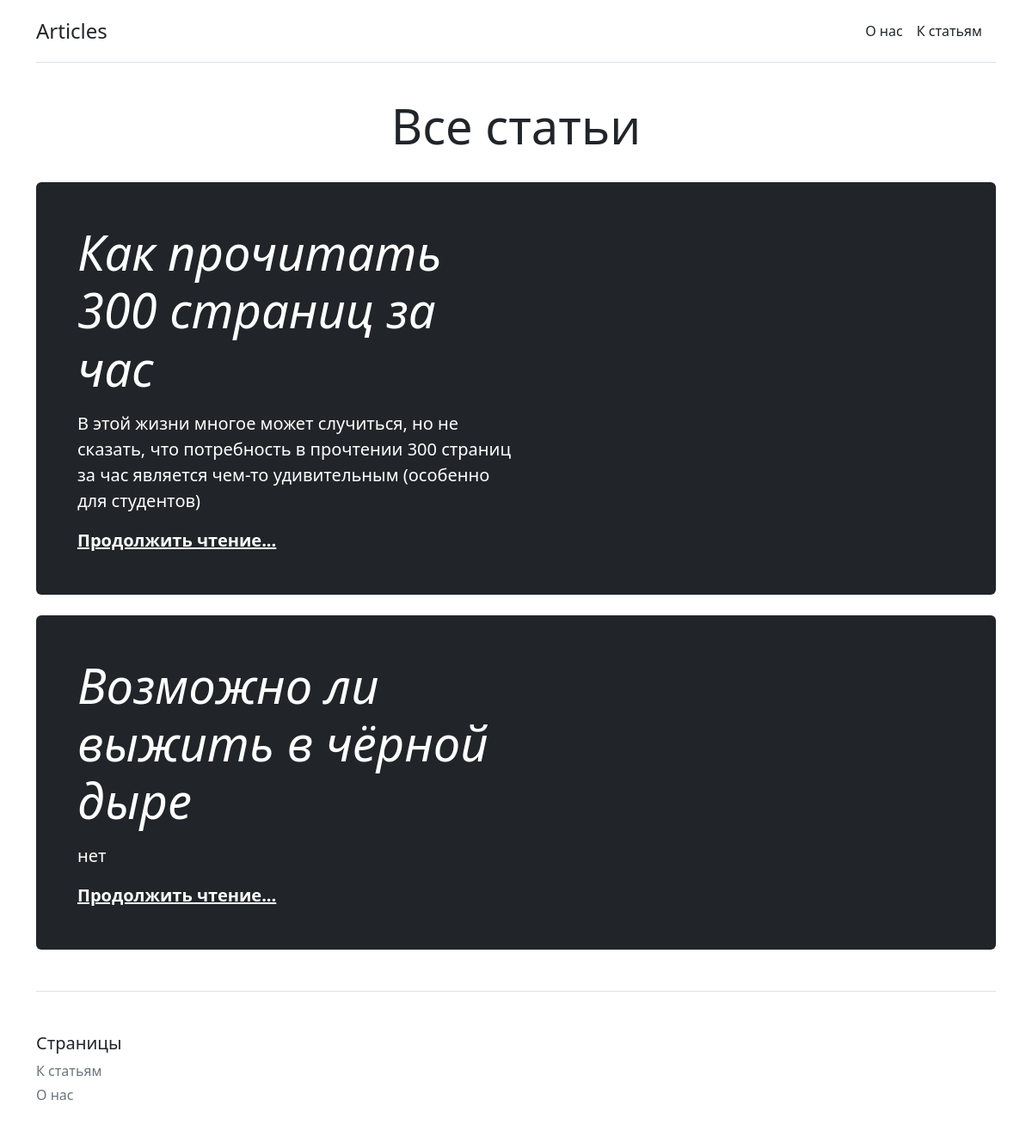
The app's page /articles/ with its own data.
### main/models.py (models this page shows, shortened)
class Article(models.Model):
    article_title = models.CharField('Название статьи', max_length=200)
    article_text = models.TextField('Текст статьи')

### main/views.py (the view)
# urls.py: path('articles/', views.arcan, name='articles'),
def arcan(request):
   allArticles = Article.objects.all()
   return render(request, 'main/arcan.html', {'allArticles': allArticles})

### main/templates/main/arcan.html (shortened to what this page needs)
{% extends 'main/base.html' %}
{% block content %}
<main>
    <div class="pricing-header p-3 pb-md-4 mx-auto text-center">
    <h1 class="display-4 fw-normal">Все статьи</h1>
    </div>
    {% for el in allArticles %}
        <div class="p-4 p-md-5 mb-4 text-white rounded bg-dark">
            <div class="col-md-6 px-0">
                <h1 class="display-4 fst-italic">{{ el.article_title }}</h1>
              <p class="lead my-3">{{ el.article_text }}</p>
              <p class="lead mb-0"><a href=" " class="text-white fw-bold">Продолжить чтение...</a></p>
            </div>
          </div>
    {% endfor %}
</main>
{% endblock %}

### main/templates/main/base.html (shortened to what this page needs)
<!DOCTYPE html>
<html lang="ru">
<head>
    <link rel="stylesheet" href="https://cdn.jsdelivr.net/npm/bootstrap@5.2.2/dist/css/bootstrap.min.css">
</head>
<body>
<div class="container py-3">
  <header>
    <div class="d-flex flex-column flex-md-row align-items-center pb-3 mb-4 border-bottom">
      <a href="/" class="d-flex align-items-center text-dark text-decoration-none">
        <span class="fs-4">Articles</span>
      </a>
      <nav class="d-inline-flex mt-2 mt-md-0 ms-md-auto">
        <a class="me-3 py-2 text-dark text-decoration-none" href="{% url 'home' %}">О нас</a>
        <a class="me-3 py-2 text-dark text-decoration-none" href="{% url 'articles' %}">К статьям</a>
      </nav>
    </div>
  </header>
  {% block content %}{% endblock%}
  <footer class="pt-4 my-md-5 pt-md-5 border-top">
    <div class="row">
      <div class="col-6 col-md">
        <h5>Страницы</h5>
        <ul class="list-unstyled text-small">
          <li class="mb-1"><a class="link-secondary text-decoration-none" href="{% url 'articles' %}">К статьям</a></li>
          <li class="mb-1"><a class="link-secondary text-decoration-none" href="{% url 'home' %}">О нас</a></li>
        </ul>
      </div>
    </div>
  </footer>
</div>
</body>
</html>

### records on screen
Article: article_title "Как прочитать 300 страниц за час", article_text "В этой жизни многое может случиться, но не сказать, что потребность в прочтении 300 страниц за час является чем-то удивительным (особенно для студентов)"
Article: article_title "Возможно ли выжить в чёрной дыре", article_text "нет"
